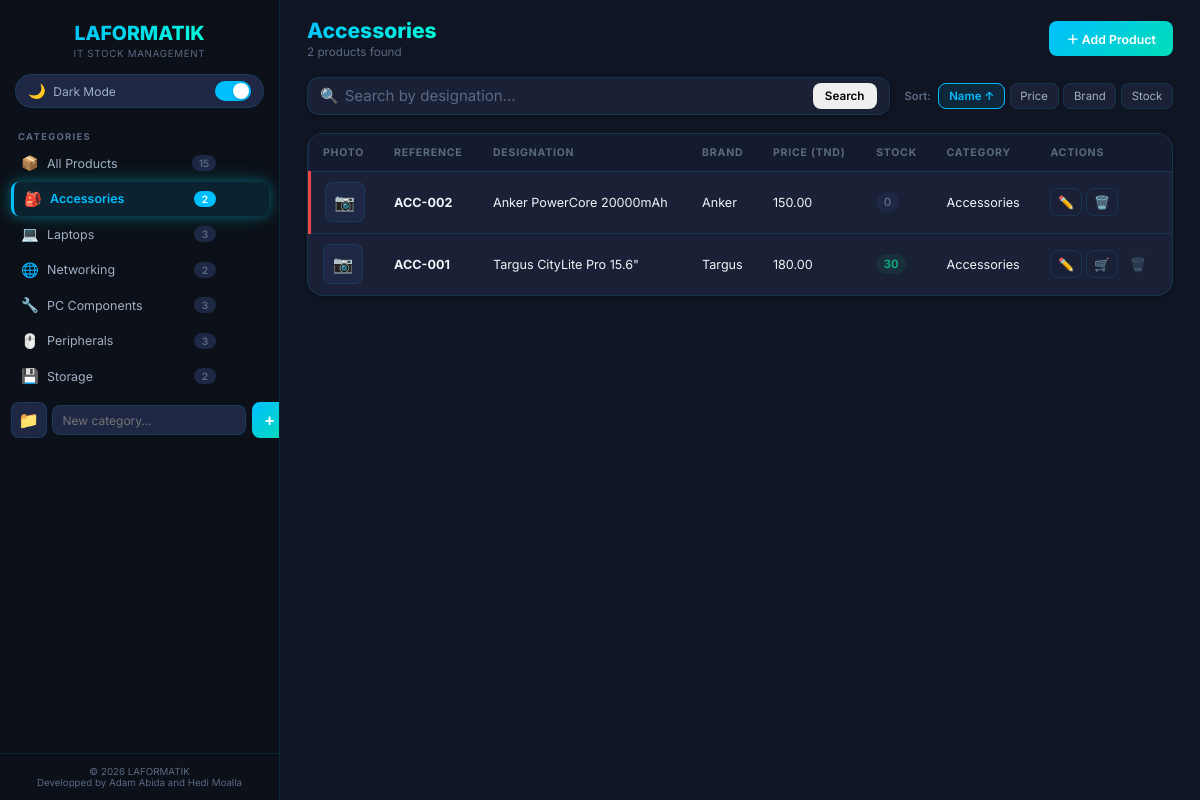
Page /products.php?cat=6 on the committed database.
### tables this page shows
CREATE TABLE `categories` (
  `id_cat`  INT          NOT NULL AUTO_INCREMENT,
  `nom_cat` VARCHAR(50)  NOT NULL,
  `emoji`   VARCHAR(10)  NOT NULL DEFAULT '📁',
  PRIMARY KEY (`id_cat`),
  UNIQUE KEY `uq_nom_cat` (`nom_cat`)
);

CREATE TABLE `produits` (
  `ref_prod`    VARCHAR(20)    NOT NULL,
  `designation` VARCHAR(100)   NOT NULL,
  `description` TEXT           DEFAULT NULL,
  `marque`      VARCHAR(50)    DEFAULT NULL,
  `prix`        DECIMAL(10,2)  NOT NULL CHECK (`prix` > 0),
  `quantite`    INT            NOT NULL DEFAULT 0 CHECK (`quantite` >= 0),
  `photo`       VARCHAR(255)   DEFAULT NULL,
  `id_cat`      INT            NOT NULL,
  PRIMARY KEY (`ref_prod`),
  KEY `fk_produits_categories` (`id_cat`),
  CONSTRAINT `fk_produits_categories`
    FOREIGN KEY (`id_cat`) REFERENCES `categories` (`id_cat`)
    ON UPDATE CASCADE
    ON DELETE RESTRICT
);

### products.php (the view, shortened to what this page needs)
<?php
require_once __DIR__ . '/db_connect.php';
$catStmt = $pdo->query("
    SELECT c.id_cat, c.nom_cat, c.emoji, COUNT(p.ref_prod) AS nb_products
    FROM categories c LEFT JOIN produits p ON c.id_cat = p.id_cat
    GROUP BY c.id_cat ORDER BY c.nom_cat ASC
");
$categories = $catStmt->fetchAll();
$totalProducts = array_sum(array_column($categories, 'nb_products'));
$currentCat = $_GET['cat'] ?? '';
$search     = trim($_GET['search'] ?? '');
$sortCol    = $_GET['sort'] ?? 'designation';
$sortDir    = (strtoupper($_GET['dir'] ?? 'ASC') === 'DESC') ? 'DESC' : 'ASC';
$where  = [];
$params = [];
if ($currentCat !== '') {
    $where[]  = "p.id_cat = ?";
    $params[] = intval($currentCat);
}
$sql = "SELECT p.*, c.nom_cat FROM produits p JOIN categories c ON p.id_cat = c.id_cat";
if ($where) $sql .= " WHERE " . implode(' AND ', $where);
$sql .= " ORDER BY p.{$sortCol} {$sortDir}";
$prodStmt = $pdo->prepare($sql);
$prodStmt->execute($params);
$products = $prodStmt->fetchAll();
$catTitle = 'All Products';
if ($currentCat !== '') {
    foreach ($categories as $c) {
        if ($c['id_cat'] == $currentCat) { $catTitle = htmlspecialchars($c['nom_cat']); break; }
    }
}
function filterQS($extra = []) {
    global $currentCat, $search, $sortCol, $sortDir;
    $p = array_merge(['cat' => $currentCat, 'search' => $search, 'sort' => $sortCol, 'dir' => $sortDir], $extra);
    return http_build_query(array_filter($p, fn($v) => $v !== ''));
}
?>
<!DOCTYPE html>
<html lang="en" data-theme="dark">
<head>
    <link rel="stylesheet" href="assets/style.css">
</head>
<body>
    <aside class="sidebar" id="sidebar">
        <div class="sidebar-header">
            <a href="index.php" class="logo-link">
                <div class="logo-fallback" style="display:none;">
                    <span class="logo-text">LAFORMATIK</span>
                </div>
            </a>
            <p class="logo-sub">IT Stock Management</p>
        </div>
        <div class="theme-toggle-wrap">
            <button class="theme-toggle" id="themeToggle" title="Toggle Theme">
                <span class="tgl-icon" id="themeIcon">🌙</span>
                <span class="tgl-label" id="themeLabel">Dark Mode</span>
                <span class="tgl-track"><span class="tgl-thumb"></span></span>
            </button>
        </div>
        <nav class="sidebar-nav">
            <h3 class="nav-heading">Categories</h3>
            <ul class="cat-list">
                <li><a href="products.php" class="cat-item <?= $currentCat === '' ? 'active-cat' : '' ?>">
                    <span class="cat-ico">📦</span><span class="cat-name">All Products</span><span class="cat-count"><?= $totalProducts ?></span>
                </a></li>
                <?php foreach ($categories as $cat): ?>
                <li class="cat-li">
                    <a href="products.php?cat=<?= $cat['id_cat'] ?>" class="cat-item <?= ($currentCat == $cat['id_cat']) ? 'active-cat' : '' ?>">
                        <span class="cat-ico"><?= htmlspecialchars($cat['emoji']) ?></span>
                        <span class="cat-name"><?= htmlspecialchars($cat['nom_cat']) ?></span>
                        <span class="cat-count"><?= $cat['nb_products'] ?></span>
                    </a>
                </li>
                <?php endforeach; ?>
            </ul>
            <form action="actions/category_actions.php" method="POST" class="add-cat-form">
                <div class="add-cat-row">
                    <button type="button" class="emoji-pick-btn" id="newCatEmojiBtn" onclick="openEmojiPicker('newCatEmoji', 'newCatEmojiBtn')" title="Pick emoji">📁</button>
                    <input type="text" name="nom_cat" placeholder="New category..." maxlength="50" required class="add-cat-input">
                    <button type="submit" class="btn-add-cat" title="Add">+</button>
                </div>
            </form>
        </nav>
        <div class="sidebar-footer">
            <p>&copy; <?= date('Y') ?> LAFORMATIK</p>
            <p>Developped by Adam Abida and Hedi Moalla</p>
        </div>
    </aside>
    <main class="main-content" id="mainContent">
        <header class="page-header">
            <div>
                <h1 class="page-title"><?= $catTitle ?></h1>
                <p class="page-subtitle"><?= count($products) ?> product<?= count($products) !== 1 ? 's' : '' ?> found</p>
            </div>
            <a href="products.php?<?= filterQS(['form' => 'add']) ?>" class="btn btn-primary">＋ Add Product</a>
        </header>
        <div class="toolbar">
            <form method="GET" action="products.php" class="search-form">
                <div class="search-bar">
                    <span class="search-ico">🔍</span>
                    <input type="text" name="search" value="<?= htmlspecialchars($search) ?>" placeholder="Search by designation...">
                    <button type="submit" class="btn btn-sm">Search</button>
                </div>
            </form>
            <div class="sort-controls">
                <span class="sort-label">Sort:</span>
                <?php
                $sb = ($currentCat ? "cat={$currentCat}&" : '') . ($search ? "search=".urlencode($search)."&" : '');
                $nd = $sortDir === 'ASC' ? 'DESC' : 'ASC';
                $cols = ['designation'=>'Name','prix'=>'Price','marque'=>'Brand','quantite'=>'Stock'];
                foreach ($cols as $col => $label): ?>
                <a href="products.php?<?= $sb ?>sort=<?= $col ?>&dir=<?= $sortCol === $col ? $nd : 'ASC' ?>" class="sort-btn <?= $sortCol === $col ? 'active-sort' : '' ?>"><?= $label ?> <?= $sortCol === $col ? ($sortDir === 'ASC' ? '↑' : '↓') : '' ?></a>
                <?php endforeach; ?>
            </div>
        </div>
        <div class="table-wrap">
        <?php if (empty($products)): ?>
            <div class="empty-state"><span class="empty-icon">📭</span><p>No products found.</p></div>
        <?php else: ?>
            <table class="prod-table">
                <thead><tr>
                    <th>Photo</th><th>Reference</th><th>Designation</th><th>Brand</th>
                    <th>Price (TND)</th><th>Stock</th><th>Category</th><th>Actions</th>
                </tr></thead>
                <tbody>
                <?php foreach ($products as $p):
                    $qty = intval($p['quantite']);
                    $isLow = $qty > 0 && $qty < 5;
                    $isZero = $qty === 0;
                    $sCls = $isZero ? 'stock-zero' : ($isLow ? 'stock-danger' : ($qty < 10 ? 'stock-warn' : 'stock-ok'));
                    $rCls = ($isLow || $isZero) ? 'low-stock-row' : '';
                    $fq = filterQS();
                ?>
                <tr class="<?= $rCls ?>">
                    <td><?php if ($p['photo']): ?><img src="uploads/<?= htmlspecialchars($p['photo']) ?>" class="prod-thumb"><?php else: ?><div class="prod-thumb-empty">📷</div><?php endif; ?></td>
                    <td><strong><?= htmlspecialchars($p['ref_prod']) ?></strong></td>
                    <td><?= htmlspecialchars($p['designation']) ?></td>
                    <td><?= htmlspecialchars($p['marque'] ?: '—') ?></td>
                    <td><?= number_format($p['prix'], 2) ?></td>
                    <td><span class="stock-badge <?= $sCls ?>"><?= $isLow ? '⚠ ' : '' ?><?= $qty ?></span></td>
                    <td><?= htmlspecialchars($p['nom_cat']) ?></td>
                    <td><div class="action-btns">
                        <a href="products.php?<?= $fq ?>&form=edit&ref=<?= urlencode($p['ref_prod']) ?>" class="btn-icon" title="Edit">✏️</a>
                        <?php if (!$isZero): ?>
                        <a href="products.php?<?= $fq ?>&form=sell&ref=<?= urlencode($p['ref_prod']) ?>" class="btn-icon btn-icon-success" title="Sell">🛒</a>
                        <?php endif; ?>
                        <?php if ($qty === 0): ?>
                        <a href="actions/product_actions.php?delete_ref=<?= urlencode($p['ref_prod']) ?>&cat=<?= urlencode($currentCat) ?>" class="btn-icon btn-icon-danger" title="Delete" onclick="return confirm('Are you sure?')">🗑️</a>
                        <?php else: ?>
                        <span class="btn-icon btn-icon-disabled" title="Stock must be 0">🗑️</span>
                        <?php endif; ?>
                    </div></td>
                </tr>
                <?php endforeach; ?>
                </tbody>
            </table>
        <?php endif; ?>
        </div>
    </main>
</body>
</html>

### rows in the picture
categories: emoji "🎒", nom_cat "Accessories", nb_products "2"
categories: emoji "💻", nom_cat "Laptops", nb_products "3"
categories: emoji "🌐", nom_cat "Networking", nb_products "2"
categories: emoji "🔧", nom_cat "PC Components", nb_products "3"
categories: emoji "🖱️", nom_cat "Peripherals", nb_products "3"
categories: emoji "💾", nom_cat "Storage", nb_products "2"
produits: ref_prod "ACC-002", designation "Anker PowerCore 20000mAh", marque "Anker", prix "150.00", quantite "0", id_cat.nom_cat "Accessories"
produits: ref_prod "ACC-001", designation "Targus CityLite Pro 15.6\"", marque "Targus", prix "180.00", quantite "30", id_cat.nom_cat "Accessories"

### other values in the picture
$totalProducts "15"
count($products) "2"
$label "Name"
$label "Price"
$label "Brand"
$label "Stock"
